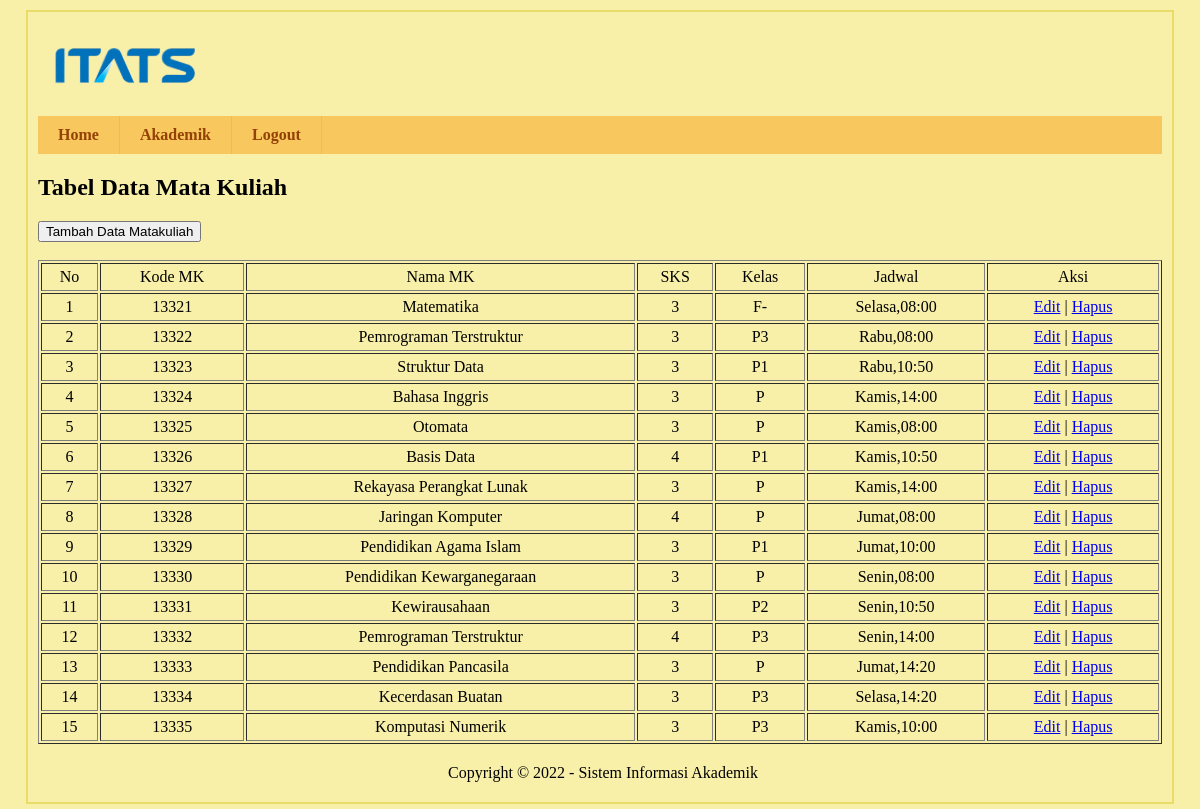
Screenshot of /media.php?page=matakuliah (signed in) with the database file from the repository.
### tables this page shows
CREATE TABLE `matkul` (
  `kode_mk` int(11) NOT NULL,
  `jadwal` varchar(30) NOT NULL,
  `nama_mk` varchar(30) NOT NULL,
  `kelas` varchar(2) NOT NULL,
  `sks` int(11) NOT NULL
);

### tabel/tabel_matakuliah.php (the view)
<h2>Tabel Data Mata Kuliah</h2>
<button type="button" onclick=window.location.href='./media.php?page=form-matakuliah'>Tambah Data Matakuliah</button> <br><br>
<table width="100%" border="1" cellpadding="4" align="center">
    <tr align="center">
        <td>No</td>
        <td>Kode MK</td>
        <td>Nama MK</td>
        <td>SKS</td>
        <td>Kelas</td>
        <td>Jadwal</td>
        <td>Aksi</td>
    </tr>
    <?php
    include "koneksi.php";
    $sql = mysqli_query($kon, "SELECT * FROM matkul");
    $no = 1;
    while ($row = mysqli_fetch_array($sql)) {
    ?>
        <tr>
            <td align='center'> <?php echo $no; ?> </td>
            <td align='center'> <?php echo $row['kode_mk']; ?> </td>
            <td align='center'> <?php echo $row['nama_mk']; ?> </td>
            <td align='center'> <?php echo $row['sks']; ?> </td>
            <td align='center'> <?php echo $row['kelas']; ?> </td>
            <td align='center'> <?php echo $row['jadwal']; ?> </td>
            <td align='center'>
                <a href="media.php?page=editmatakuliah&kode_mk=<?php echo $row['kode_mk']; ?>">Edit</a> |
                <a href="media.php?page=hapusmatakuliah&kode_mk=<?php echo $row['kode_mk']; ?>">Hapus</a>
            </td>
        </tr>
    <?php
        $no++;
    }
    ?>
</table>

### css/style.css (style rules this page uses)
body { background:#f8f0a9;margin:0;padding:0; }

### rows the page displays
matkul: kode_mk "13321", nama_mk "Matematika", sks "3", kelas "F-", jadwal "Selasa,08:00"
matkul: kode_mk "13322", nama_mk "Pemrograman Terstruktur", sks "3", kelas "P3", jadwal "Rabu,08:00"
matkul: kode_mk "13323", nama_mk "Struktur Data", sks "3", kelas "P1", jadwal "Rabu,10:50"
matkul: kode_mk "13324", nama_mk "Bahasa Inggris", sks "3", kelas "P", jadwal "Kamis,14:00"
matkul: kode_mk "13325", nama_mk "Otomata", sks "3", kelas "P", jadwal "Kamis,08:00"
matkul: kode_mk "13326", nama_mk "Basis Data", sks "4", kelas "P1", jadwal "Kamis,10:50"
matkul: kode_mk "13327", nama_mk "Rekayasa Perangkat Lunak", sks "3", kelas "P", jadwal "Kamis,14:00"
matkul: kode_mk "13328", nama_mk "Jaringan Komputer", sks "4", kelas "P", jadwal "Jumat,08:00"
matkul: kode_mk "13329", nama_mk "Pendidikan Agama Islam", sks "3", kelas "P1", jadwal "Jumat,10:00"
matkul: kode_mk "13330", nama_mk "Pendidikan Kewarganegaraan", sks "3", kelas "P", jadwal "Senin,08:00"
matkul: kode_mk "13331", nama_mk "Kewirausahaan", sks "3", kelas "P2", jadwal "Senin,10:50"
matkul: kode_mk "13332", nama_mk "Pemrograman Terstruktur", sks "4", kelas "P3", jadwal "Senin,14:00"
matkul: kode_mk "13333", nama_mk "Pendidikan Pancasila", sks "3", kelas "P", jadwal "Jumat,14:20"
matkul: kode_mk "13334", nama_mk "Kecerdasan Buatan", sks "3", kelas "P3", jadwal "Selasa,14:20"
matkul: kode_mk "13335", nama_mk "Komputasi Numerik", sks "3", kelas "P3", jadwal "Kamis,10:00"
